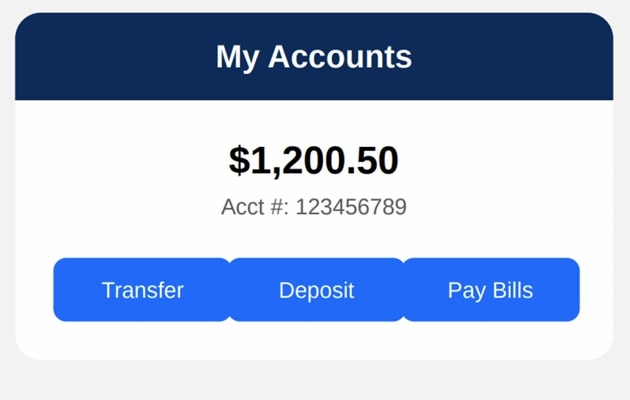
#> input picture First.jpg, 630 x 400 px
$ python diffChecker.py
#> lines starting #> are read from the running program, lines starting #| are printed output that depends on the picture
from PIL import Image, ImageChops

img1 = Image.open('First.jpg')
#> img1 is the input picture: PIL image 630x400 RGB; mean R, G, B 173, 187.8, 214.6
img2 = Image.open('Second.jpg')
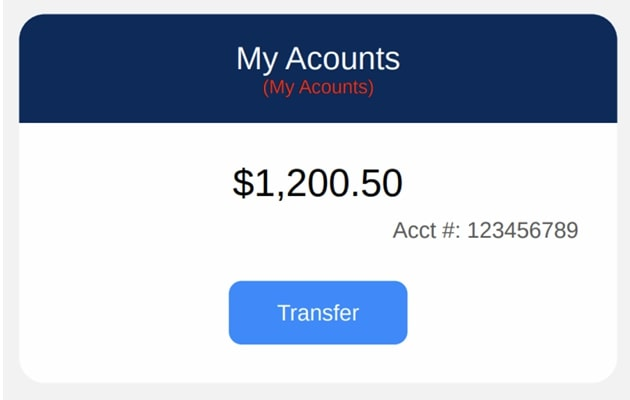
#> input picture Second.jpg, 630 x 400 px
#> img2 is the input picture: PIL image 630x400 RGB; mean R, G, B 181.9, 191.8, 208.1

difference = ImageChops.difference(img1, img2)
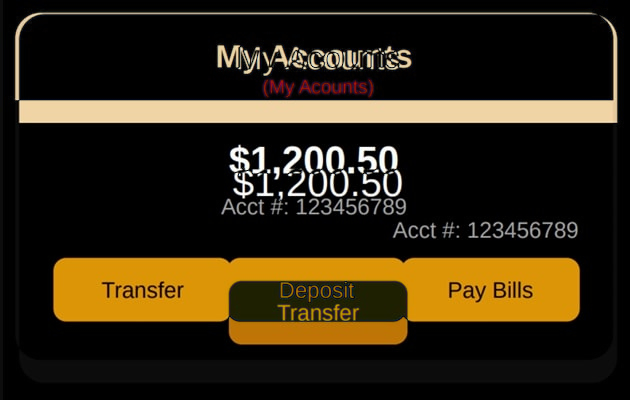
#> difference: PIL image 630x400 RGB; mean R, G, B 48.2, 37.8, 18.5
if difference.getbbox():
    difference.save("difference_output.jpg")
else:
    print("Images are identical.")
